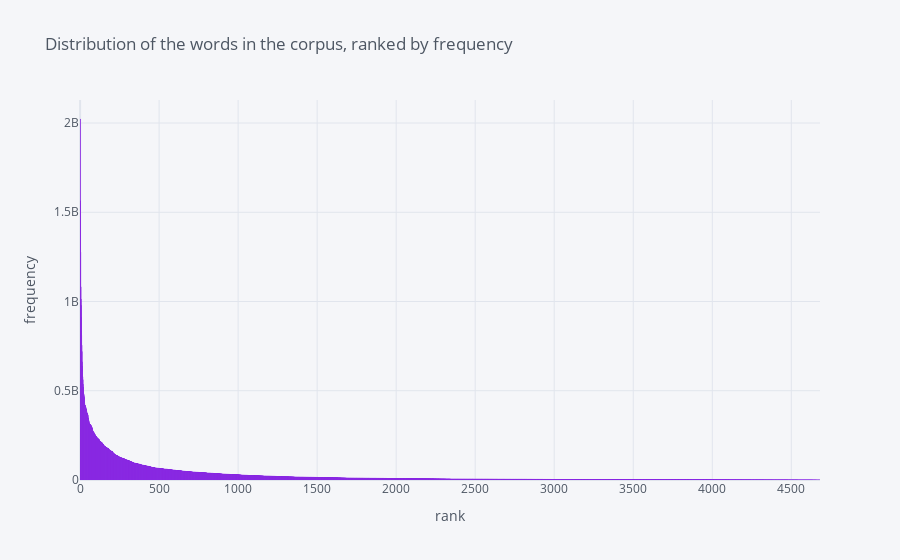

Notebook code cell kept with this figure:
### Code cell
l['web_corpus_freq'].iplot(kind='bar',title = 'Distribution of the words in the corpus, ranked by frequency',colors = '#8A2BE2',xTitle='rank', yTitle='frequency')

### Figure 1 — Plotly figure (JSON) as saved in the notebook; plotly's stock layout.template omitted (floating-point values rounded to 4 significant figures; data arrays with more than 128 entries replaced by an {"elided": "..."} marker saying what was removed)
{"data": [{"marker": {"color": "rgba(138, 43, 226, 0.6)", "line": {"color": "rgba(138, 43, 226, 1.0)", "width": 1}}, "name": "web_corpus_freq", "orientation": "v", "text": "", "type": "bar", "x": {"elided": "4682 int values"}, "y": {"elided": "4682 int values"}}], "layout": {"legend": {"bgcolor": "#F5F6F9", "font": {"color": "#4D5663"}}, "paper_bgcolor": "#F5F6F9", "plot_bgcolor": "#F5F6F9", "title": {"font": {"color": "#4D5663"}, "text": "Distribution of the words in the corpus, ranked by frequency"}, "xaxis": {"gridcolor": "#E1E5ED", "showgrid": true, "tickfont": {"color": "#4D5663"}, "title": {"font": {"color": "#4D5663"}, "text": "rank"}, "zerolinecolor": "#E1E5ED"}, "yaxis": {"gridcolor": "#E1E5ED", "showgrid": true, "tickfont": {"color": "#4D5663"}, "title": {"font": {"color": "#4D5663"}, "text": "frequency"}, "zerolinecolor": "#E1E5ED"}}}
